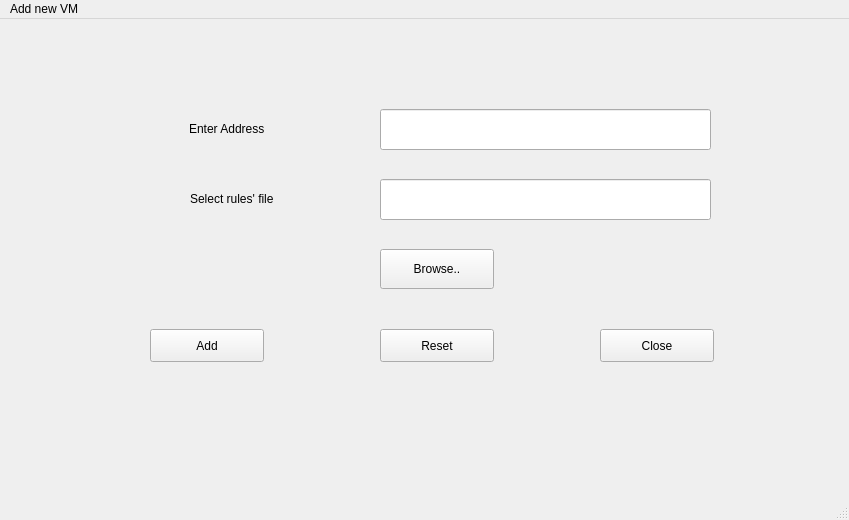
<?xml version="1.0" encoding="UTF-8"?>
<ui version="4.0">
 <class>MainWindow</class>
 <widget class="QMainWindow" name="MainWindow">
  <property name="geometry">
   <rect>
    <x>0</x>
    <y>0</y>
    <width>849</width>
    <height>520</height>
   </rect>
  </property>
  <property name="windowTitle">
   <string>MainWindow</string>
  </property>
  <widget class="QWidget" name="centralwidget">
   <widget class="QPushButton" name="pushButton">
    <property name="geometry">
     <rect>
      <x>150</x>
      <y>310</y>
      <width>114</width>
      <height>33</height>
     </rect>
    </property>
    <property name="text">
     <string>Add</string>
    </property>
   </widget>
   <widget class="QPushButton" name="pushButton_2">
    <property name="geometry">
     <rect>
      <x>380</x>
      <y>310</y>
      <width>114</width>
      <height>33</height>
     </rect>
    </property>
    <property name="text">
     <string>Reset</string>
    </property>
   </widget>
   <widget class="QPushButton" name="pushButton_3">
    <property name="geometry">
     <rect>
      <x>600</x>
      <y>310</y>
      <width>114</width>
      <height>33</height>
     </rect>
    </property>
    <property name="text">
     <string>Close</string>
    </property>
   </widget>
   <widget class="QLabel" name="label">
    <property name="geometry">
     <rect>
      <x>189</x>
      <y>90</y>
      <width>150</width>
      <height>40</height>
     </rect>
    </property>
    <property name="text">
     <string>Enter Address</string>
    </property>
   </widget>
   <widget class="QLineEdit" name="lineEdit">
    <property name="geometry">
     <rect>
      <x>380</x>
      <y>90</y>
      <width>331</width>
      <height>41</height>
     </rect>
    </property>
   </widget>
   <widget class="QLabel" name="label_2">
    <property name="geometry">
     <rect>
      <x>190</x>
      <y>160</y>
      <width>150</width>
      <height>40</height>
     </rect>
    </property>
    <property name="text">
     <string>Select rules' file</string>
    </property>
   </widget>
   <widget class="QLineEdit" name="lineEdit_2">
    <property name="geometry">
     <rect>
      <x>380</x>
      <y>160</y>
      <width>331</width>
      <height>41</height>
     </rect>
    </property>
   </widget>
   <widget class="QPushButton" name="pushButton_5">
    <property name="geometry">
     <rect>
      <x>380</x>
      <y>230</y>
      <width>114</width>
      <height>40</height>
     </rect>
    </property>
    <property name="text">
     <string>Browse..</string>
    </property>
   </widget>
  </widget>
  <widget class="QMenuBar" name="menubar">
   <property name="geometry">
    <rect>
     <x>0</x>
     <y>0</y>
     <width>849</width>
     <height>30</height>
    </rect>
   </property>
   <widget class="QMenu" name="menuAdd_new_VM">
    <property name="title">
     <string>Add new VM</string>
    </property>
   </widget>
   <addaction name="menuAdd_new_VM"/>
  </widget>
  <widget class="QStatusBar" name="statusbar"/>
 </widget>
 <resources/>
 <connections/>
</ui>
